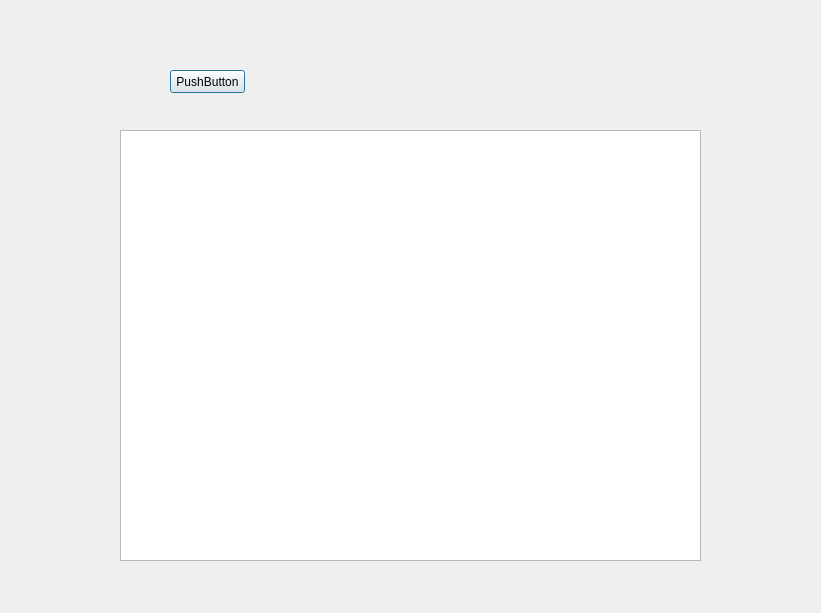
<?xml version="1.0" encoding="UTF-8"?>
<ui version="4.0">
 <class>Dialog</class>
 <widget class="QDialog" name="Dialog">
  <property name="geometry">
   <rect>
    <x>0</x>
    <y>0</y>
    <width>821</width>
    <height>613</height>
   </rect>
  </property>
  <property name="windowTitle">
   <string>Dialog</string>
  </property>
  <widget class="QGraphicsView" name="graphicsView">
   <property name="geometry">
    <rect>
     <x>120</x>
     <y>130</y>
     <width>581</width>
     <height>431</height>
    </rect>
   </property>
  </widget>
  <widget class="QLabel" name="label">
   <property name="geometry">
    <rect>
     <x>180</x>
     <y>190</y>
     <width>42</width>
     <height>38</height>
    </rect>
   </property>
   <property name="text">
    <string/>
   </property>
   <property name="pixmap">
    <pixmap>C:/Users/AEU/Desktop/b_vehicle1.png</pixmap>
   </property>
  </widget>
  <widget class="QPushButton" name="pushButton">
   <property name="geometry">
    <rect>
     <x>170</x>
     <y>70</y>
     <width>75</width>
     <height>23</height>
    </rect>
   </property>
   <property name="text">
    <string>PushButton</string>
   </property>
  </widget>
 </widget>
 <resources/>
 <connections/>
</ui>
